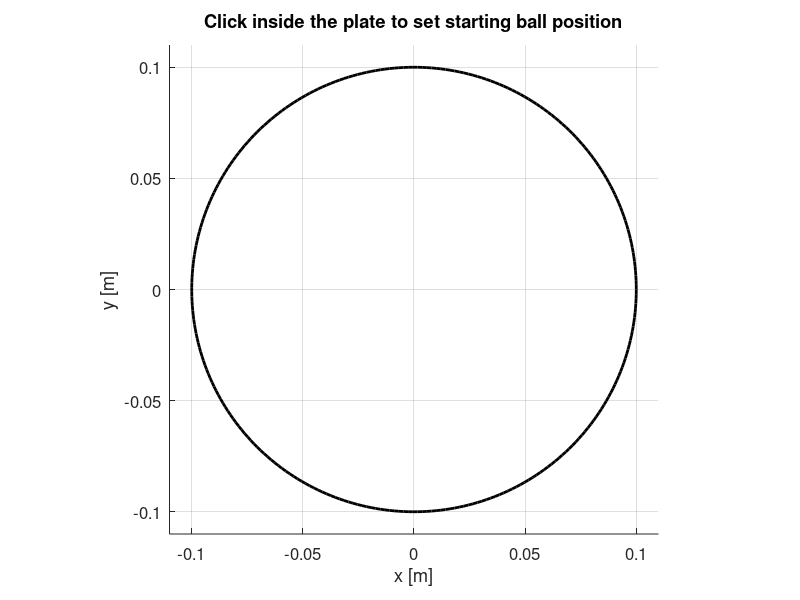

MATLAB code to generate this figure: (Note: this script raises an error after producing the figure.)
% Ball-on-platform simulation:
% - Click to choose starting position on the plate
% - Smooth min-jerk trajectory from start to center
% - PID on x, y controlling platform roll & pitch
% - Animation with ball path + roll/pitch

clear; clc; close all;

%% config 

R_plate = 0.1;  % platform radius [m]

% Position limits (clamp to plate radius)
pos_min = -R_plate;
pos_max =  R_plate;

% PID gains (can tune)
Kp_x = 15.0;  Ki_x = 0.0;  Kd_x = 3.0;
Kp_y = 15.0;  Ki_y = 0.0;  Kd_y = 3.0;

% Platform max tilt (deg) relative to level
max_roll_deg  = 8.0;
max_pitch_deg = 8.0;

% Simulation time
T_total = 15.0;     % [s]
dt      = 0.01;     % [s]
t_vec   = 0:dt:T_total;
N       = numel(t_vec);

% Ball dynamics 
g       = 9.81;
k_accel = 0.7 * g;  % tilt -> acceleration gain
c_damp  = 3.0;      % viscous damping

% center 
x_target = 0; 
y_target = 0;

%% get initial position (mouse click) 

x0 = 0.06;    % 6 cm
y0 = -0.04;   % -4 cm

useMouseStart = true;  % set false if you don't want to click

if useMouseStart
    fig_sel = figure('Name','Select Ball Start Position','Color','w');
    ax_sel  = axes(fig_sel);
    hold(ax_sel,'on'); axis(ax_sel,'equal'); grid(ax_sel,'on');
    set(ax_sel,'FontSize',12);
    th = linspace(0,2*pi,300);
    plot(ax_sel, R_plate*cos(th), R_plate*sin(th), 'k-', 'LineWidth', 2);
    title(ax_sel,'Click inside the plate to set starting ball position');
    xlabel(ax_sel,'x [m]'); ylabel(ax_sel,'y [m]');
    xlim(ax_sel,1.1*[-R_plate R_plate]);
    ylim(ax_sel,1.1*[-R_plate R_plate]);

    [x_click, y_click] = ginput(1);   % wait for one click

    % Clamp to plate radius (just in case click is slightly outside)
    r_click = hypot(x_click, y_click);
    if r_click > R_plate
        x_click = x_click * (R_plate / r_click);
        y_click = y_click * (R_plate / r_click);
    end

    x0 = x_click;
    y0 = y_click;

    close(fig_sel);
end

%% generate reference trajectory line

[x_ref, y_ref] = generate_min_jerk_line([x0; y0], [x_target; y_target], ...
                                        T_total, t_vec);

%% state initialize 

% Ball states
x    = x0;   xdot = 0;
y    = y0;   ydot = 0;

% PID states
int_ex = 0;  int_ey = 0;
prev_ex = 0; prev_ey = 0;

% Logs
x_log     = zeros(1,N);
y_log     = zeros(1,N);
xr_log    = zeros(1,N);
yr_log    = zeros(1,N);
roll_log  = zeros(1,N);
pitch_log = zeros(1,N);

%% simulation loop 

for k = 1:N
    % ref
    xr = x_ref(k);
    yr = y_ref(k);

    % Error = ball - ref
    ex = x - xr;
    ey = y - yr;

    % PID update
    int_ex = int_ex + ex*dt;
    int_ey = int_ey + ey*dt;

    dex = (ex - prev_ex)/dt;
    dey = (ey - prev_ey)/dt;

    prev_ex = ex;
    prev_ey = ey;

    % Controller outputs (dimensionless)
    u_x = Kp_x*ex + Ki_x*int_ex + Kd_x*dex;
    u_y = Kp_y*ey + Ki_y*int_ey + Kd_y*dey;

    % Tilt opposite to error so ball rolls toward reference
    theta_x = -u_x;  % roll
    theta_y = -u_y;  % pitch

    % Convert to deg and saturate
    theta_x_deg = max(min(theta_x * 180/pi, max_roll_deg ), -max_roll_deg );
    theta_y_deg = max(min(theta_y * 180/pi, max_pitch_deg), -max_pitch_deg);

    % Back to rad for dynamics
    theta_x = deg2rad(theta_x_deg);
    theta_y = deg2rad(theta_y_deg);

    % Damped dynamics
    % x aligned with roll, y with pitch
    xddot =  k_accel * theta_x - c_damp * xdot;
    yddot =  k_accel * theta_y - c_damp * ydot;

    % Integrate
    xdot = xdot + xddot*dt;
    x    = x    + xdot*dt;

    ydot = ydot + yddot*dt;
    y    = y    + ydot*dt;

    % Clamp to plate
    x = min(max(x, pos_min), pos_max);
    y = min(max(y, pos_min), pos_max);

    % Log
    x_log(k)  = x;
    y_log(k)  = y;
    xr_log(k) = xr;
    yr_log(k) = yr;
    roll_log(k)  = theta_x_deg;
    pitch_log(k) = theta_y_deg;
end

%% Animation

fig = figure('Name','Ball to Center - Trajectory Tracking', ...
             'Color','w', ...
             'Position',[100 100 1200 700]);

tl = tiledlayout(fig,2,1);
tl.TileSpacing = 'compact';
tl.Padding     = 'compact';

% plate top view
ax1 = nexttile(tl,1);
hold(ax1,'on'); axis(ax1,'equal'); grid(ax1,'on');
set(ax1,'FontSize',12);
title(ax1,'Top View: Ball Path vs Reference','FontSize',14);
xlabel(ax1,'x [m]','FontSize',12);
ylabel(ax1,'y [m]','FontSize',12);

th = linspace(0,2*pi,300);
plot(ax1, R_plate*cos(th), R_plate*sin(th),'k-','LineWidth',2); 

h_ref   = plot(ax1, x_ref, y_ref, '--', 'LineWidth', 1.5);
h_ball  = plot(ax1, x_log(1), y_log(1), 'o', ...
               'MarkerSize', 10, ...
               'MarkerFaceColor',[0.2 0.7 1], ...
               'MarkerEdgeColor','k', ...
               'LineWidth',1.5);
h_trail = plot(ax1, x_log(1), y_log(1), '-', 'LineWidth',1.0);

legend(ax1, {'Platform edge','Reference','Ball','Ball path'}, ...
       'Location','bestoutside');

xlim(ax1, 1.1*[-R_plate R_plate]);
ylim(ax1, 1.1*[-R_plate R_plate]);

% roll and pitch
ax2 = nexttile(tl,2);
hold(ax2,'on'); grid(ax2,'on');
set(ax2,'FontSize',12);
title(ax2,'Platform Roll & Pitch (relative to level)','FontSize',14);
xlabel(ax2,'Time [s]','FontSize',12);
ylabel(ax2,'Angle [deg]','FontSize',12);

h_roll  = plot(ax2, t_vec(1), roll_log(1), 'LineWidth',2);
h_pitch = plot(ax2, t_vec(1), pitch_log(1),'--','LineWidth',2);
legend(ax2, {'Roll (x-axis)','Pitch (y-axis)'}, 'Location','best');

% play back
for k = 1:4:N
    if ~isvalid(h_ball)
        break;
    end

    % Ball + trail
    set(h_ball, 'XData', x_log(k),   'YData', y_log(k));
    set(h_trail,'XData', x_log(1:k), 'YData', y_log(1:k));

    % Roll/pitch
    set(h_roll, 'XData', t_vec(1:k), 'YData', roll_log(1:k));
    set(h_pitch,'XData', t_vec(1:k), 'YData', pitch_log(1:k));

    drawnow;
    pause(0.02);
end

disp('Simulation complete.');
